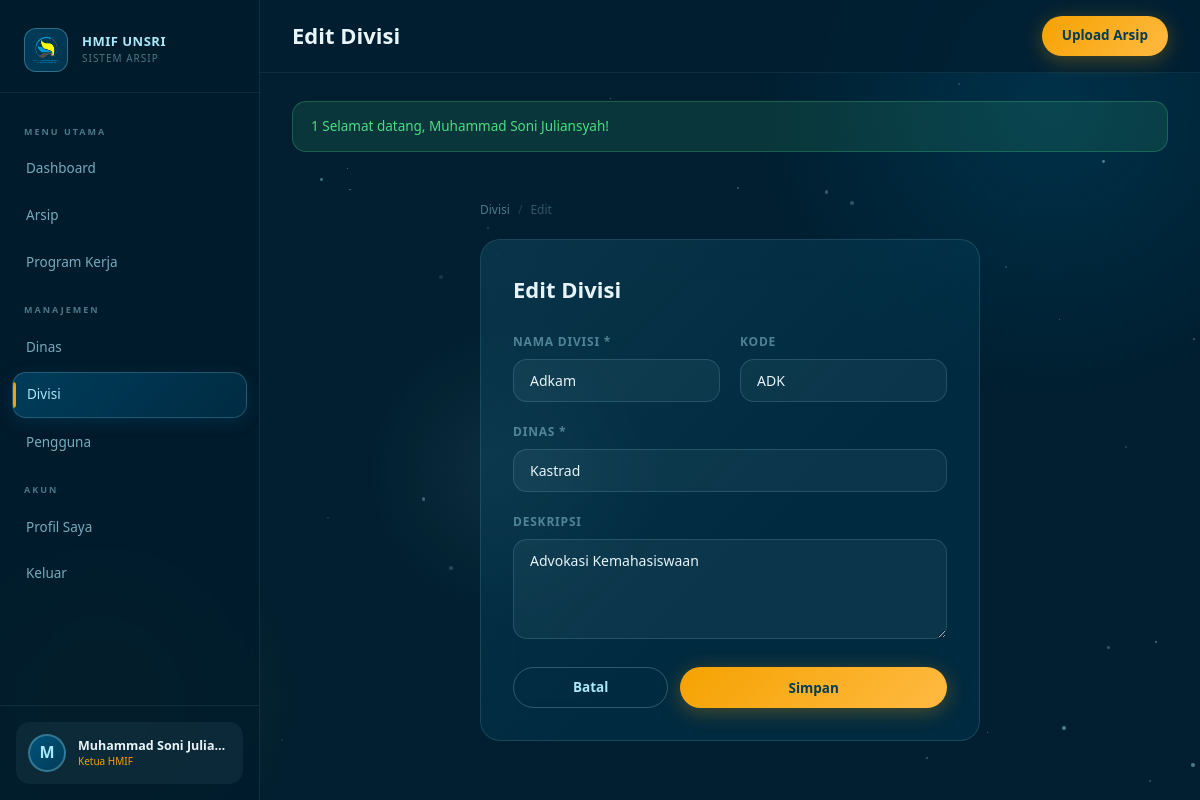
Page /divisions/edit.php?id=1 (signed in) on the committed database.
### tables this page shows
CREATE TABLE users (
    id INT PRIMARY KEY AUTO_INCREMENT,
    email VARCHAR(100) UNIQUE NOT NULL,
    password VARCHAR(255) NOT NULL,
    nama_lengkap VARCHAR(100) NOT NULL,
    foto_profil VARCHAR(255) NULL,
    role ENUM('ketua','waketua','sekum','bendum','kadin','wakadin','kadiv','staf') NOT NULL,
    department_id INT NULL,
    division_id INT NULL,
    is_active TINYINT(1) DEFAULT 1,
    created_at TIMESTAMP DEFAULT CURRENT_TIMESTAMP,
    updated_at TIMESTAMP DEFAULT CURRENT_TIMESTAMP ON UPDATE CURRENT_TIMESTAMP
);

CREATE TABLE divisions (
    id INT PRIMARY KEY AUTO_INCREMENT,
    nama VARCHAR(100) NOT NULL,
    department_id INT NOT NULL,
    kode VARCHAR(10) UNIQUE NOT NULL,
    deskripsi TEXT,
    created_at TIMESTAMP DEFAULT CURRENT_TIMESTAMP,
    FOREIGN KEY (department_id) REFERENCES departments(id) ON DELETE CASCADE
);

CREATE TABLE departments (
    id INT PRIMARY KEY AUTO_INCREMENT,
    nama VARCHAR(100) NOT NULL,
    kode VARCHAR(10) UNIQUE NOT NULL,
    deskripsi TEXT,
    created_at TIMESTAMP DEFAULT CURRENT_TIMESTAMP
);

### src/middleware/auth.php (called while the page is built, shortened)
<?php
function getCurrentUser() {
    $db = getDB();
    $stmt = $db->prepare("
        SELECT u.*, d.nama as dept_nama, d.kode as dept_kode,
               dv.nama as div_nama, dv.kode as div_kode
        FROM users u
        LEFT JOIN departments d ON u.department_id = d.id
        LEFT JOIN divisions dv ON u.division_id = dv.id
        WHERE u.id = ? AND u.is_active = 1
    ");
    $stmt->execute([$_SESSION['user_id']]);
    return $stmt->fetch();
}
function isAdmin($user = null) {
    return $user && in_array($user['role'], ROLE_ADMIN);
}
function getRoleLabel($role) {
    $labels = [
        'ketua' => 'Ketua HMIF',
        'waketua' => 'Wakil Ketua',
        'sekum' => 'Sekretaris Umum',
        'bendum' => 'Bendahara Umum',
        'kadin' => 'Kepala Dinas',
        'wakadin' => 'Wakil Kepala Dinas',
        'kadiv' => 'Kepala Divisi',
        'staf' => 'Staf',
    ];
    return $labels[$role] ?? $role;
}

### src/helpers/functions.php (called while the page is built, shortened)
<?php
function sanitize($str) {
    return htmlspecialchars(trim($str), ENT_QUOTES, 'UTF-8');
}
function getFlash() {
    if (isset($_SESSION['flash'])) {
        $flash = $_SESSION['flash'];
        return $flash;
    }
    return null;
}

### divisions/edit.php (the view, shortened to what this page needs)
<?php
$pageTitle = 'Edit Divisi';
require_once __DIR__ . '/../template/header.php';
$id = intval($_GET['id']??0);
$db = getDB();
$stmt = $db->prepare("SELECT * FROM divisions WHERE id=?"); $stmt->execute([$id]); $div = $stmt->fetch();
$departments = $db->query("SELECT * FROM departments ORDER BY nama")->fetchAll();
?>
<div class="page-content"><div style="max-width:500px;margin:0 auto">
<div class="breadcrumb" style="margin-bottom:20px" data-animate><a href="<?= APP_URL ?>/divisions/index.php">Divisi</a><span>/</span><span style="color:var(--text-secondary)">Edit</span></div>
<div class="glass-card" style="padding:32px" data-animate>
<h2 style="font-family:var(--font-display);font-size:22px;font-weight:700;margin-bottom:24px">Edit Divisi</h2>
<form method="POST">
<div class="form-row">
    <div class="form-group"><label class="form-label">Nama Divisi *</label><input type="text" name="nama" class="form-control" value="<?= sanitize($div['nama']) ?>" required></div>
    <div class="form-group"><label class="form-label">Kode</label><input type="text" name="kode" class="form-control" value="<?= sanitize($div['kode']) ?>" required maxlength="10"></div>
</div>
<div class="form-group"><label class="form-label">Dinas *</label>
    <select name="department_id" class="form-control" required>
        <?php foreach ($departments as $d): ?><option value="<?= $d['id'] ?>" <?= $div['department_id'] == $d['id'] ? 'selected' : '' ?>><?= sanitize($d['nama']) ?></option><?php endforeach; ?>
    </select>
</div>
<div class="form-group"><label class="form-label">Deskripsi</label><textarea name="deskripsi" class="form-control" rows="3"><?= sanitize($div['deskripsi']) ?></textarea></div>
<div style="display:flex;gap:12px"><a href="<?= APP_URL ?>/divisions/index.php" class="btn btn-outline" style="flex:1;justify-content:center">Batal</a><button type="submit" class="btn btn-primary" style="flex:2;justify-content:center">Simpan</button></div>
</form></div></div></div>
<?php require_once __DIR__ . '/../template/footer.php'; ?>

### template/header.php (shortened to what this page needs)
<?php
require_once __DIR__ . '/../src/middleware/auth.php';
require_once __DIR__ . '/../src/helpers/functions.php';
$currentUser = getCurrentUser();
$flash = getFlash();
function getAvatarSrc($user) {
    return null;
}
$avatarSrc = getAvatarSrc($currentUser);
$initials = strtoupper(substr($currentUser['nama_lengkap'], 0, 1));
?>
<!DOCTYPE html>
<html lang="id">
<head>
    <link rel="stylesheet" href="<?= APP_URL ?>/public/assets/css/main.css">
</head>
<body>
<div class="bg-animated"><div class="bg-orb"></div></div>
<aside class="sidebar" id="sidebar">
    <div class="sidebar-logo">
        <div style="width:44px;height:44px;border-radius:12px;background:linear-gradient(135deg,rgba(0,83,122,0.6),rgba(1,60,88,0.8));border:1.5px solid rgba(168,232,249,0.3);display:flex;align-items:center;justify-content:center;font-size:22px;flex-shrink:0;">
            <img src="<?= APP_URL ?>/public/assets/images/logo-hmif.png" alt="Logo" style="width:30px;height:30px;">
        </div>
        <div class="sidebar-logo-text">
            <div class="org-name">HMIF UNSRI</div>
            <div class="org-sub">Sistem Arsip</div>
        </div>
    </div>
    <nav class="sidebar-nav">
        <div class="nav-section-label">Menu Utama</div>
        <a href="<?= APP_URL ?>/dashboard.php" class="nav-item <?= (basename($_SERVER['PHP_SELF']) == 'dashboard.php') ? 'active' : '' ?>">
            <span>Dashboard</span>
        </a>
        <a href="<?= APP_URL ?>/archives/index.php" class="nav-item <?= (strpos($_SERVER['PHP_SELF'], '/archives/') !== false) ? 'active' : '' ?>">
            <span>Arsip</span>
        </a>
        <a href="<?= APP_URL ?>/programs/index.php" class="nav-item <?= (strpos($_SERVER['PHP_SELF'], '/programs/') !== false) ? 'active' : '' ?>">
            <span>Program Kerja</span>
        </a>
        <?php if (isAdmin($currentUser) || isDeptManager($currentUser)): ?>
        <div class="nav-section-label">Manajemen</div>
        <a href="<?= APP_URL ?>/departments/index.php" class="nav-item <?= (strpos($_SERVER['PHP_SELF'], '/departments/') !== false) ? 'active' : '' ?>">
            <span>Dinas</span>
        </a>
        <?php if (isAdmin($currentUser)): ?>
        <a href="<?= APP_URL ?>/divisions/index.php" class="nav-item <?= (strpos($_SERVER['PHP_SELF'], '/divisions/') !== false) ? 'active' : '' ?>">
            <span>Divisi</span>
        </a>
        <a href="<?= APP_URL ?>/users/index.php" class="nav-item <?= (strpos($_SERVER['PHP_SELF'], '/users/') !== false) ? 'active' : '' ?>">
            <span>Pengguna</span>
        </a>
        <?php endif; ?>
        <?php endif; ?>
        <div class="nav-section-label">Akun</div>
        <a href="<?= APP_URL ?>/profile/index.php" class="nav-item <?= (strpos($_SERVER['PHP_SELF'], '/profile/') !== false) ? 'active' : '' ?>">
            <span>Profil Saya</span>
        </a>
        <a href="<?= APP_URL ?>/logout.php" class="nav-item" onclick="return confirm('Yakin ingin keluar?')">
            <span>Keluar</span>
        </a>
    </nav>
    <div class="sidebar-user">
        <a href="<?= APP_URL ?>/profile/index.php" class="sidebar-user-card">
            <?php if ($avatarSrc): ?>
                <img src="<?= $avatarSrc ?>" alt="Avatar" class="user-avatar">
            <?php else: ?>
                <div class="user-avatar-placeholder"><?= $initials ?></div>
            <?php endif; ?>
            <div class="flex-1" style="min-width:0">
                <div class="user-info-name"><?= sanitize($currentUser['nama_lengkap']) ?></div>
                <div class="user-info-role"><?= getRoleLabel($currentUser['role']) ?></div>
            </div>
        </a>
    </div>
</aside>
<div class="main-content">
    <header class="topbar">
        <div style="display: flex; align-items: center; gap: 16px;">
            <div>
                <div class="page-title">
                    <?= $pageTitle ?? 'Dashboard' ?>
                </div>
            </div>
        </div>
        <div class="topbar-actions">
            <?php if (!in_array($currentUser['role'], ROLE_STAFF)): ?>
            <a href="<?= APP_URL ?>/archives/upload.php" class="btn btn-primary">
                Upload Arsip
            </a>
            <?php endif; ?>
        </div>
    </header>
    <?php if ($flash): ?>
    <div class="page-content" style="padding-bottom:0">
        <div class="alert alert-<?= $flash['type'] == 'success' ? 'success' : ($flash['type'] == 'error' ? 'error' : 'info') ?>">
            <?= $flash['type'] == 'success' ? : ($flash['type'] == 'error' ? '❌' : 'ℹ️') ?>
            <?= sanitize($flash['message']) ?>
        </div>
    </div>
    <?php endif; ?>

### rows in the picture
users: nama_lengkap "M", nama_lengkap "Muhammad Soni Julia…", role "Ketua HMIF"
divisions: nama "Adkam", kode "ADK", department_id "Kastrad", deskripsi "Advokasi Kemahasiswaan"

### other values in the picture
$pageTitle "Edit Divisi"
$flash['message'] "Selamat datang, Muhammad Soni Juliansyah!"
